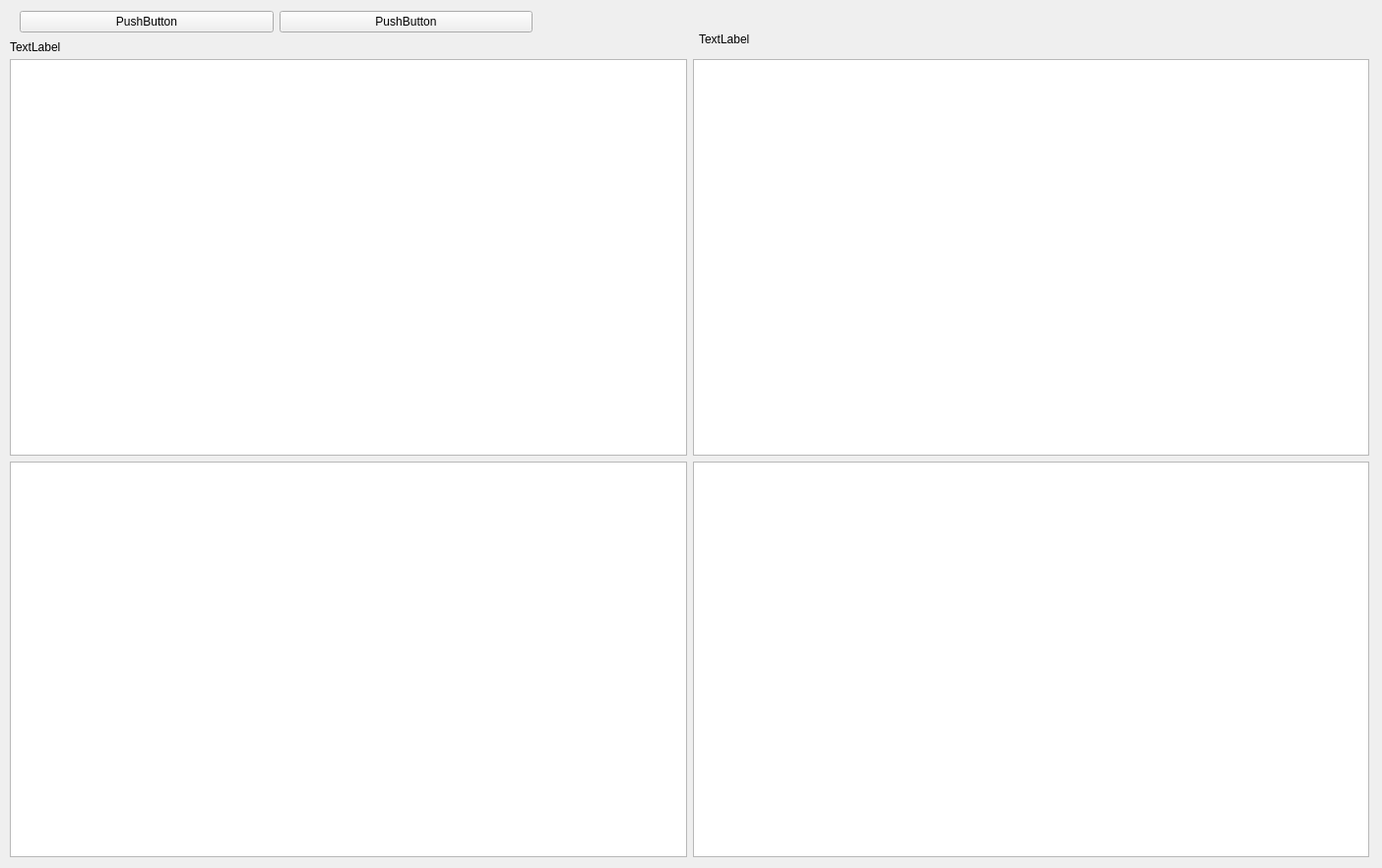
<?xml version="1.0" encoding="UTF-8"?>
<ui version="4.0">
 <class>MainWindow</class>
 <widget class="QMainWindow" name="MainWindow">
  <property name="geometry">
   <rect>
    <x>0</x>
    <y>0</y>
    <width>1404</width>
    <height>882</height>
   </rect>
  </property>
  <property name="windowTitle">
   <string>MainWindow</string>
  </property>
  <widget class="QWidget" name="centralwidget">
   <widget class="QLabel" name="key_label">
    <property name="geometry">
     <rect>
      <x>10</x>
      <y>40</y>
      <width>691</width>
      <height>16</height>
     </rect>
    </property>
    <property name="text">
     <string>TextLabel</string>
    </property>
   </widget>
   <widget class="QLabel" name="student_label">
    <property name="geometry">
     <rect>
      <x>710</x>
      <y>30</y>
      <width>671</width>
      <height>20</height>
     </rect>
    </property>
    <property name="text">
     <string>TextLabel</string>
    </property>
   </widget>
   <widget class="QWidget" name="">
    <property name="geometry">
     <rect>
      <x>20</x>
      <y>10</y>
      <width>521</width>
      <height>25</height>
     </rect>
    </property>
    <layout class="QHBoxLayout" name="button_container">
     <item>
      <widget class="QPushButton" name="previous_file_button">
       <property name="text">
        <string>PushButton</string>
       </property>
      </widget>
     </item>
     <item>
      <widget class="QPushButton" name="next_file_botton">
       <property name="text">
        <string>PushButton</string>
       </property>
      </widget>
     </item>
    </layout>
   </widget>
   <widget class="QWidget" name="">
    <property name="geometry">
     <rect>
      <x>10</x>
      <y>60</y>
      <width>1381</width>
      <height>811</height>
     </rect>
    </property>
    <layout class="QGridLayout" name="display_container">
     <item row="0" column="0">
      <widget class="QTextBrowser" name="key_source_display"/>
     </item>
     <item row="0" column="1">
      <widget class="QTextBrowser" name="student_source_display"/>
     </item>
     <item row="1" column="0">
      <widget class="QTextBrowser" name="key_out_display"/>
     </item>
     <item row="1" column="1">
      <widget class="QTextBrowser" name="student_out_display"/>
     </item>
    </layout>
   </widget>
  </widget>
 </widget>
 <resources/>
 <connections/>
</ui>
